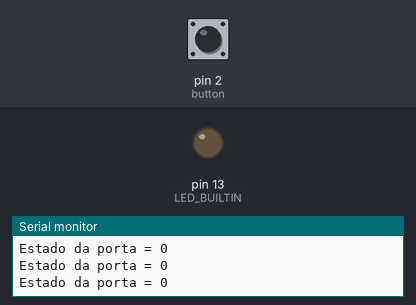
A sketch run on a simulated Arduino Uno, built with avr-gcc and run on an emulated ATmega328P. Parts: output pins drawn as LEDs (lit = HIGH), the last lines printed to the serial monitor. Inputs (shaded band) come from the test bench; at power-on: pin 2 (button) LOW.

Above: at 1.2 s.
1.3 s: pin 2 (button) pulled HIGH for 0.15 s
At 1.6 s:
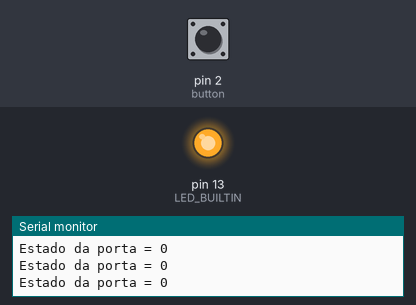
2.9 s: pin 2 (button) pulled HIGH for 1 s
At 3.2 s:
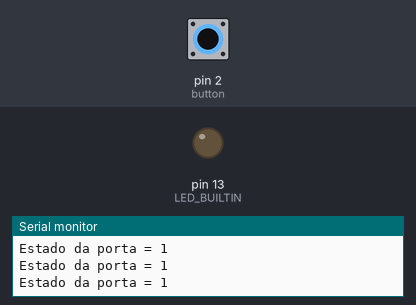
Timing chart, 0 to 5.9 s (numbered marks = the images above; inputs shaded):
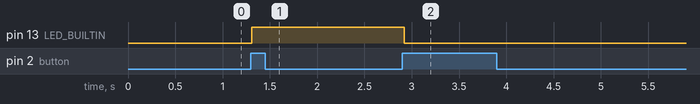

Measured:
- after the input at 1.3 s, pin 13 (LED_BUILTIN): LOW → HIGH at once
- after the input at 2.9 s, pin 13 (LED_BUILTIN): HIGH → LOW at once

The sketch:

sketch_aug04a_Touch.ino
```cpp
int button = 2;
int var;
int state;


void setup() {
  // put your setup code here, to run once:
  pinMode(button, INPUT);
  pinMode(LED_BUILTIN, OUTPUT);
  Serial.begin(9600);
  digitalWrite(LED_BUILTIN, LOW);
  state = 0;
}

void loop() {
  // put your main code here, to run repeatedly:
  Serial.print("Estado da porta = ");
  Serial.println(state);
  var = digitalRead(button);
  if (var == 1 && state == 0){
    state=1;
    digitalWrite(LED_BUILTIN, HIGH);
    delay(500);
  }else{
    if (var == 1 && state == 1){
      state=2;
      digitalWrite(LED_BUILTIN, LOW);
      delay(500);
    }
  }

}
```
